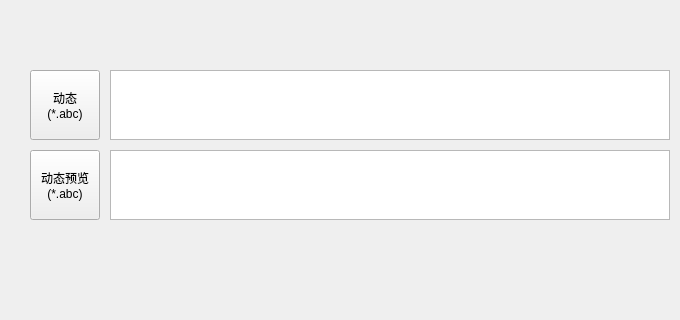
<?xml version="1.0" encoding="UTF-8"?>
<ui version="4.0">
 <class>Form</class>
 <widget class="QWidget" name="Form">
  <property name="geometry">
   <rect>
    <x>0</x>
    <y>0</y>
    <width>680</width>
    <height>320</height>
   </rect>
  </property>
  <property name="windowTitle">
   <string>Form</string>
  </property>
  <widget class="QPushButton" name="pushButton_dynamic">
   <property name="geometry">
    <rect>
     <x>30</x>
     <y>70</y>
     <width>70</width>
     <height>70</height>
    </rect>
   </property>
   <property name="text">
    <string>动态
(*.abc)</string>
   </property>
  </widget>
  <widget class="FileListWidget" name="listWidget_dynamic">
   <property name="geometry">
    <rect>
     <x>110</x>
     <y>70</y>
     <width>560</width>
     <height>70</height>
    </rect>
   </property>
   <property name="selectionMode">
    <enum>QAbstractItemView::ExtendedSelection</enum>
   </property>
  </widget>
  <widget class="FileListWidget" name="listWidget_proxy">
   <property name="geometry">
    <rect>
     <x>110</x>
     <y>150</y>
     <width>560</width>
     <height>70</height>
    </rect>
   </property>
   <property name="selectionMode">
    <enum>QAbstractItemView::ExtendedSelection</enum>
   </property>
  </widget>
  <widget class="QPushButton" name="pushButton_proxy">
   <property name="geometry">
    <rect>
     <x>30</x>
     <y>150</y>
     <width>70</width>
     <height>70</height>
    </rect>
   </property>
   <property name="text">
    <string>动态预览
(*.abc)</string>
   </property>
  </widget>
 </widget>
 <customwidgets>
  <customwidget>
   <class>FileListWidget</class>
   <extends>QListWidget</extends>
   <header>..proc.file_list_widget</header>
  </customwidget>
 </customwidgets>
 <resources/>
 <connections/>
</ui>
